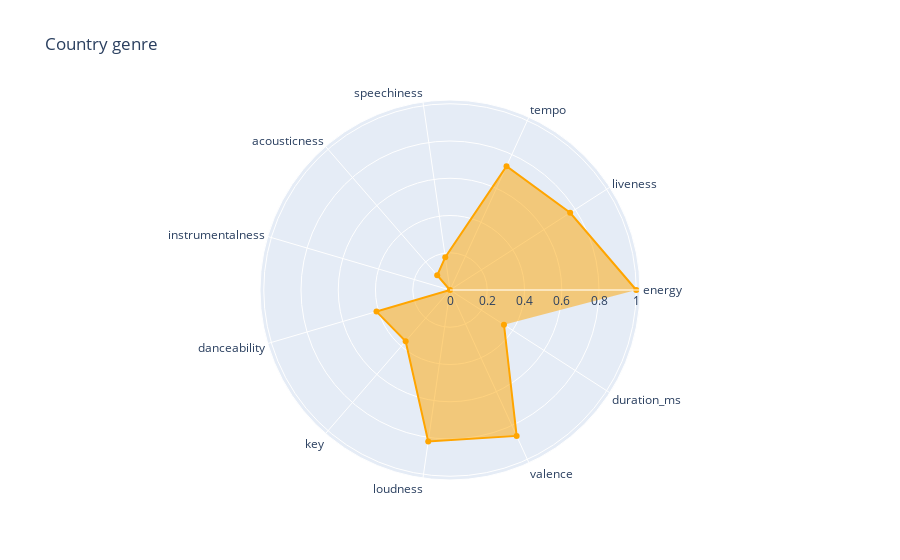

Notebook cell for this chart:
### Code cell
plt_radar(df_cn,'Country genre')

### Figure 1 — Plotly figure (JSON) as saved in the notebook; plotly's stock layout.template omitted (floating-point values rounded to 4 significant figures)
{"data": [{"fill": "toself", "line": {"color": "orange"}, "r": [1, 0.7669, 0.7305, 0.1782, 0.1048, 6.721e-05, 0.4114, 0.3636, 0.8216, 0.8614, 0.3444], "theta": ["energy", "liveness", "tempo", "speechiness", "acousticness", "instrumentalness", "danceability", "key", "loudness", "valence", "duration_ms"], "type": "scatterpolar"}], "layout": {"polar": {"radialaxis": {"visible": true}}, "showlegend": false, "title": {"text": "Country genre"}}}
